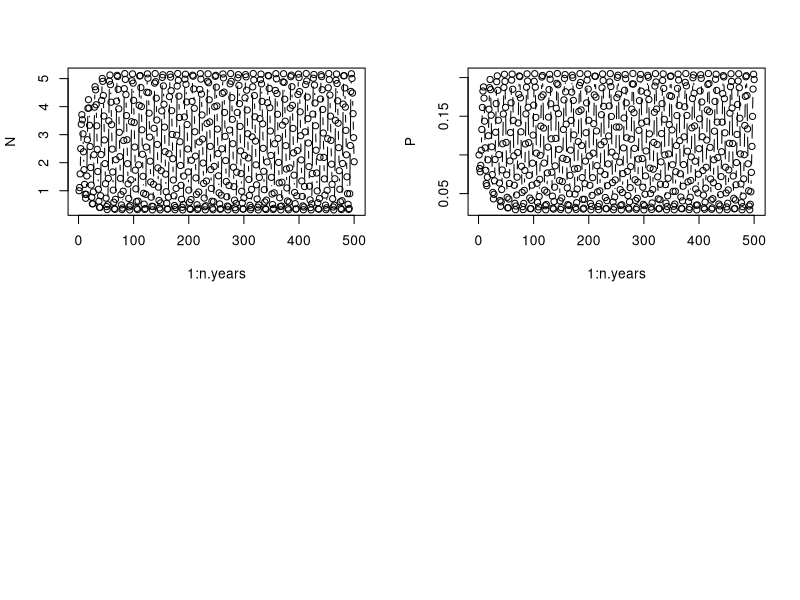
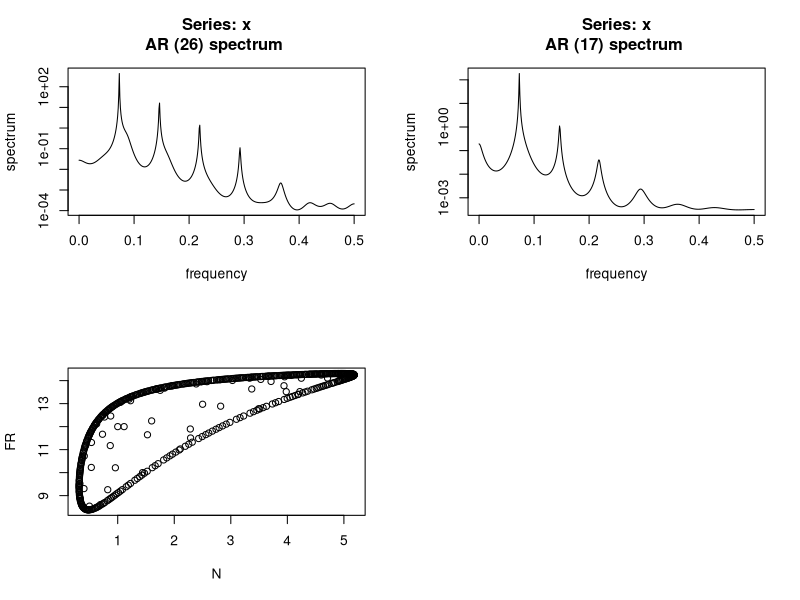
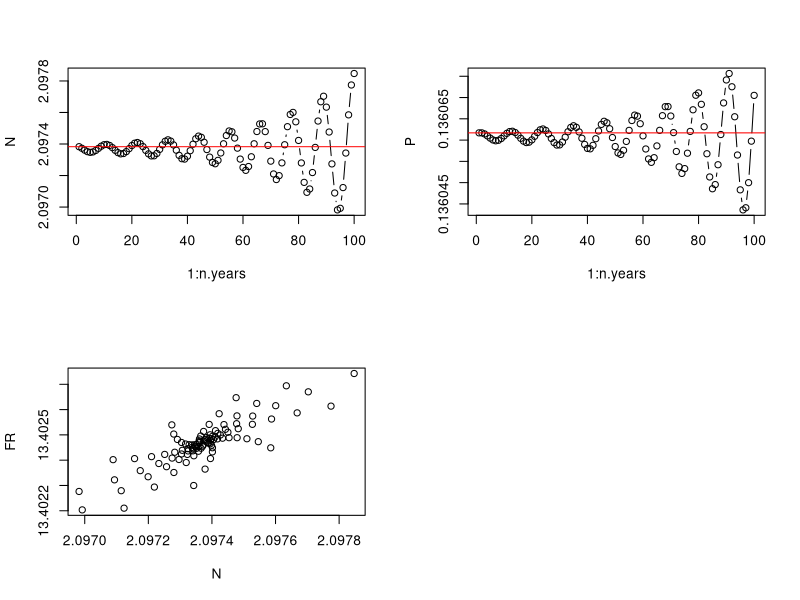

Write the R code that produced these figures, in order.
#################################################################################
### FB 15/03/2018 - finding parameter set with noisy limit cycle (i.e. limit cycle present when sigma ->0)
### FB 13/11/2017 - predator-prey model with noisy functional response data
### From much earlier code -- see Bayesian folder

### FB 13/01/2019 - checks if the fixed point could be an alternate attractor

rm(list=ls())
graphics.off()

################# Simulating the model without any noise ######################################

############# New parameter set --- stable limit cycles without stochasticity #############
############# Formally an invariant loop ##################################################

### Model used (use stored simulated data later on, just tryouts for now)
n.years<-500  	# Number of years // large so that we have no bias due to data length
N1<-1			# Initial pop size
P1<-0.1
K<-1			# threshold dd 
beta<-1			# density-dependence exponent
rmax_V<-2			# Max AVERAGE growth rate (thus not a true max...)
rmax_P<-0.5
sigma2.proc<-0.0		# worked well with 0.005
# Process sigma on the log-scale, use the Peretti et al. value. 0.005


### FR and predator parameters
C<-15 #instead 2.5
D<-0.25 #instead 1  (0.1 provoke extinction with C=15 and Q=10)
Q<-10 #possible 100 or 1000 otherwise 

### Simulation of data
#set.seed(42) 
set.seed(41)
#set.seed(40)

y<-N<-P<-FR<-numeric(n.years)
N[1]<-N1
P[1]<-P1
FR[1]<-C*N[1]/(D+N[1])

rV<-rnorm(n.years-1,rmax_V,sqrt(sigma2.proc))
rP<-rnorm(n.years-1,rmax_P,sqrt(sigma2.proc))
FRnoise<-rnorm(n.years,0,sqrt(sigma2.proc))

for (t in 1:(n.years-1)){
  
  FR[t+1]<-(C*N[t]/(D+N[t])) + FRnoise[t+1]
  N[t+1]<-N[t]*(exp(rV[t])/(1+(N[t]/K)^beta))*exp(-FR[t]*P[t]/N[t])
  P[t+1]<-P[t]*exp(rP[t])/(1+P[t]*Q/N[t])
}
## Plotting time series of abundances and FR
par(mfrow=c(2,2))
plot(1:n.years,N,type="b")
plot(1:n.years,P,type="b")

#curve(dbeta(x,a,b),from=0, to=1)
par(mfrow=c(2,2))
spectrum(log(N),method="ar")
spectrum(log(P),method="ar")

plot(N,FR)

### Produce dataset to fit
data = cbind(log(N),log(P),FR) 


rm(list=ls())
graphics.off()

### Model used (use stored simulated data later on, just tryouts for now)
n.years<-100  	# Number of years // large so that we have no bias due to data length

N1<-2.097383		# Initial pop size
P1<-0.1360617

K<-1			# threshold dd 
beta<-1			# density-dependence exponent
rmax_V<-2			# Max AVERAGE growth rate (thus not a true max...)
rmax_P<-0.5
sigma2.proc<-0.0		# 0.05 usual but worked well with 0.005
# Process sigma on the log-scale, use the Peretti et al. value. 0.005


### FR and predator parameters
C<-15 #2.5
D<-0.25 #1
Q<-10 

### Simulation of data
#set.seed(42) 
set.seed(41)
#set.seed(40)

y<-N<-P<-FR<-numeric(n.years)
N[1]<-N1
P[1]<-P1
FR[1]<-C*N[1]/(D+N[1])

rV<-rnorm(n.years-1,rmax_V,sqrt(sigma2.proc))
rP<-rnorm(n.years-1,rmax_P,sqrt(sigma2.proc))
FRnoise<-rnorm(n.years,0,sqrt(sigma2.proc))

for (t in 1:(n.years-1)){
 
  FR[t+1]<-(C*N[t]/(D+N[t])) + FRnoise[t+1]
  N[t+1]<-N[t]*(exp(rV[t])/(1+(N[t]/K)^beta))*exp(-FR[t]*P[t]/N[t])
  P[t+1]<-P[t]*exp(rP[t])/(1+P[t]*Q/N[t])
}
## Plotting time series of abundances and FR
par(mfrow=c(2,2))
plot(1:n.years,N,type="b")
abline(h=N1,col="red")
plot(1:n.years,P,type="b")
abline(h=P1,col="red")
#curve(dbeta(x,a,b),from=0, to=1)
plot(N,FR)

### Clearly we move away from the fixed point
